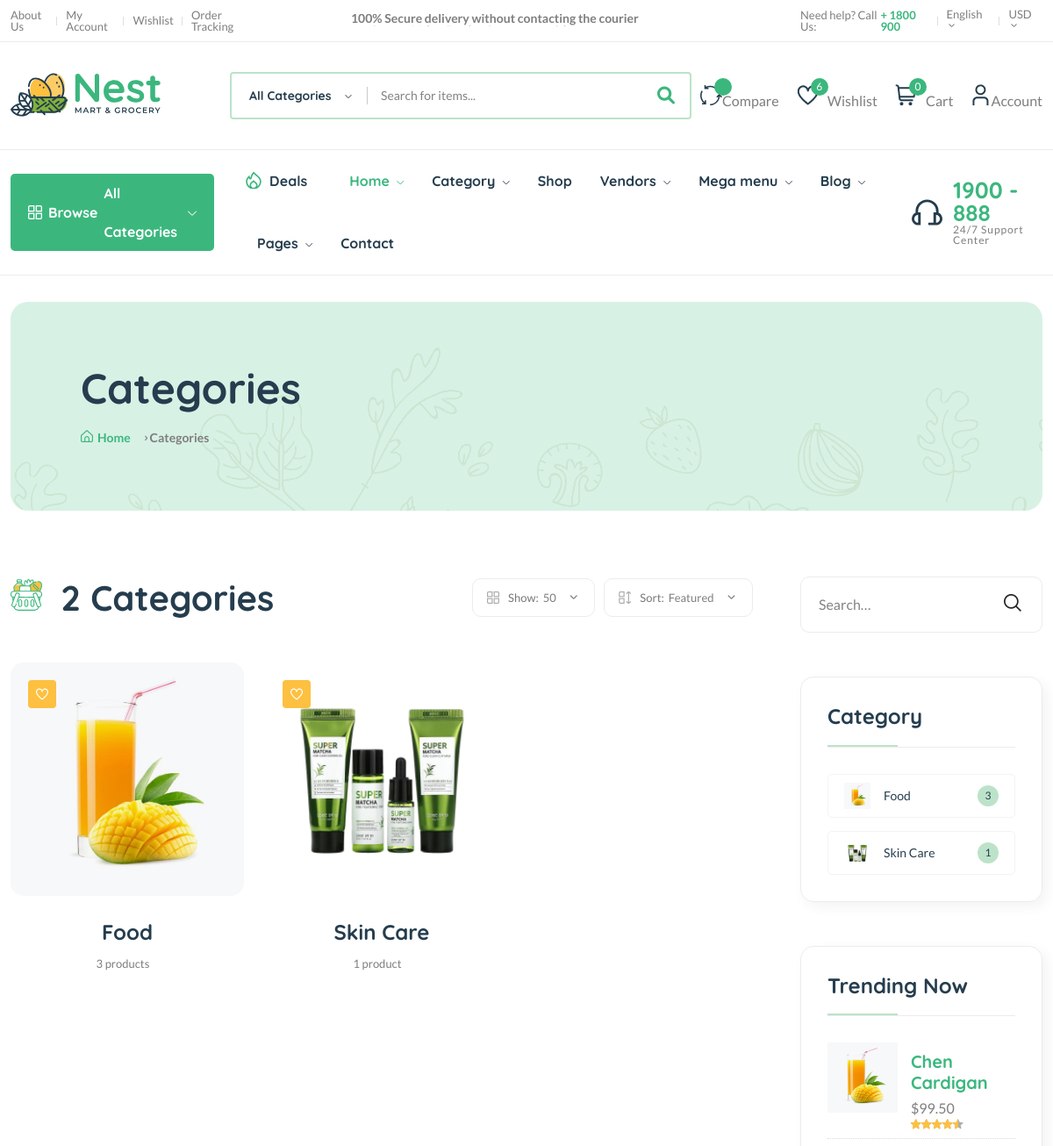
Before: /category/ (upper part) with the older database file.
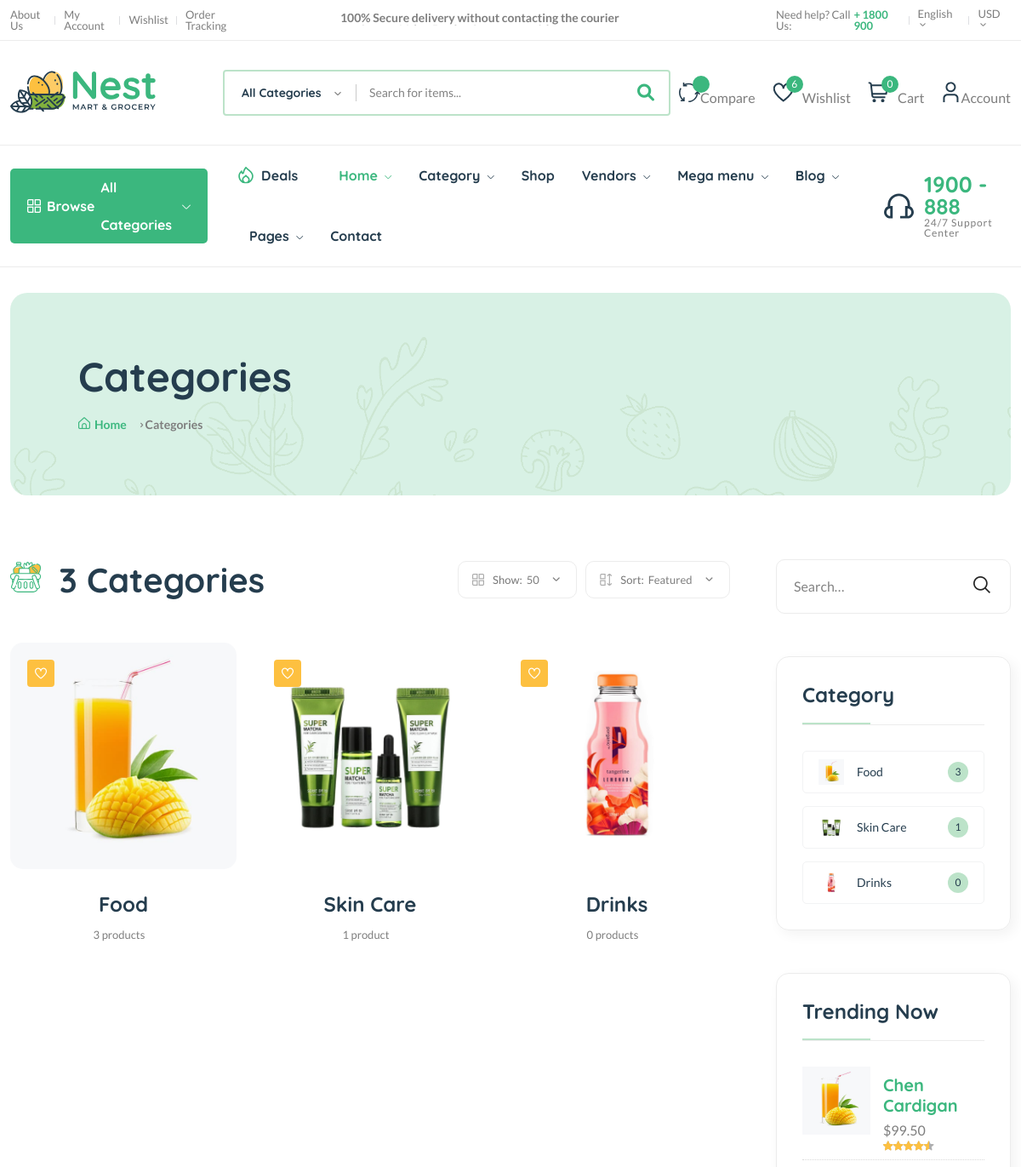
After: the same page with the newer database file.
### core/models.py (models this page shows, shortened)
class Category(models.Model):
    cid = ShortUUIDField(unique=True, length=10, max_length=20, prefix="cat", alphabet="abcdefgh12345")
    title = models.CharField(max_length=100, default="Food")
    image = models.ImageField(upload_to="category", default="category.jpg")
    class Meta:
        verbose_name_plural = "Categories"

### core/views.py (the view)
# urls.py: path("category/", category_list_view, name="category-list"),
def category_list_view(request):
    categories = Category.objects.all()
    context = {
        "categories": categories,
    }
    return render(request, 'core/category-list.html', context)

### templates/core/category-list.html (shortened to what this page needs)
{% extends 'core/partials/base.html' %}
{% load static %}
{% block content %}
    <main class="main">
        <div class="page-header mt-30 mb-75">
            <div class="container">
                <div class="archive-header">
                    <div class="row align-items-center">
                        <div class="col-xl-3">
                            <h1 class="mb-15">Categories</h1>
                            <div class="breadcrumb">
                                <a href="index.html" rel="nofollow"><i class="fi-rs-home mr-5"></i>Home</a>
                                <span>Categories</span>
                            </div>
                        </div>
                    </div>
                </div>
            </div>
        </div>
        <div class="page-content mb-50">
            <div class="container">
                <div class="row">
                    <div class="col-lg-9">
                        <div class="shop-product-fillter mb-50 pr-30">
                            <div class="totall-product">
                                <h2>
                                    <img class="w-36px mr-10" src="assets/imgs/theme/icons/category-1.svg" alt="" />
                                    {{categories.count}} Categories
                                </h2>
                            </div>
                            <div class="sort-by-product-area">
                                <div class="sort-by-cover mr-10">
                                    <div class="sort-by-product-wrap">
                                        <div class="sort-by">
                                            <span><i class="fi-rs-apps"></i>Show:</span>
                                        </div>
                                        <div class="sort-by-dropdown-wrap">
                                            <span> 50 <i class="fi-rs-angle-small-down"></i></span>
                                        </div>
                                    </div>
                                </div>
                                <div class="sort-by-cover">
                                    <div class="sort-by-product-wrap">
                                        <div class="sort-by">
                                            <span><i class="fi-rs-apps-sort"></i>Sort:</span>
                                        </div>
                                        <div class="sort-by-dropdown-wrap">
                                            <span>Featured <i class="fi-rs-angle-small-down"></i></span>
                                        </div>
                                    </div>
                                </div>
                            </div>
                        </div>
                        <div class="loop-grid pr-30">
                            <div class="row">
                                {% for c in categories %}
                                <article class="col-xl-4 col-lg-6 col-md-6 text-center hover-up mb-30 animated">
                                    <div class="post-thumb">
                                        <a href="{% url 'core:category-product-list' c.cid %}">
                                            <img class="border-radius-15" src="{{c.image.url}}" alt="" />
                                        </a>
                                        <div class="entry-meta">
                                            <a class="entry-meta meta-2" href="blog-category-grid.html"><i class="fi-rs-heart"></i></a>
                                        </div>
                                    </div>
                                    <div class="entry-content-2">
                                        <h4 class="post-title mb-15">
                                            <a href="{% url 'core:category-product-list' c.cid %}">{{c.title}}</a>
                                        </h4>
                                        <div class="entry-meta font-xs color-grey mt-10 pb-10">
                                            <div>
                                                <span class="hit-count mr-10">{{c.category.count}} product{{c.category.count|pluralize}}</span>
                                            </div>
                                        </div>
                                    </div>
                                </article>
                                {% endfor %}
                            </div>
                        </div>
                    </div>
                    <div class="col-lg-3 primary-sidebar sticky-sidebar">
                        <div class="widget-area">
                            <div class="sidebar-widget-2 widget_search mb-50">
                                <div class="search-form">
                                    <form action="#">
                                        <input type="text" placeholder="Search…" />
                                        <button type="submit"><i class="fi-rs-search"></i></button>
                                    </form>
                                </div>
                            </div>
                            <div class="sidebar-widget widget-category-2 mb-50">
                                <h5 class="section-title style-1 mb-30">Category</h5>
                                <ul>
                                    {% for c in categories %}
                                    <li>
                                        <a href="shop-grid-right.html"> <img src="{{c.image.url}}" alt="" />{{c.title}}</a><span class="count">{{c.category.count}}</span>
                                    </li>
                                    {% endfor %}
                                </ul>
                            </div>
                            <div class="sidebar-widget product-sidebar mb-50 p-30 bg-grey border-radius-10">
                                <h5 class="section-title style-1 mb-30">Trending Now</h5>
                                <div class="single-post clearfix">
                                    <div class="image">
                                        <img src="assets/imgs/shop/thumbnail-3.jpg" alt="#" />
                                    </div>
                                    <div class="content pt-10">
                                        <h5><a href="shop-product-detail.html">Chen Cardigan</a></h5>
                                        <p class="price mb-0 mt-5">$99.50</p>
                                        <div class="product-rate">
                                            <div class="product-rating" style="width: 90%"></div>
                                        </div>
                                    </div>
                                </div>
                            </div>
                        </div>
                    </div>
                </div>
            </div>
        </div>
    </main>
{% endblock content %}

### templates/core/partials/base.html (shortened to what this page needs)
{% load static %}
<!DOCTYPE html>
<html class="no-js" lang="en">
<head>
    <link rel="stylesheet" href="{% static 'assets/css/plugins/slider-range.css' %}" />
    <link rel="stylesheet" href="/static/assets/css/main.css?v=5.5" />
    <link href="https://cdnjs.cloudflare.com/ajax/libs/font-awesome/5.13.0/css/all.min.css" rel="stylesheet">
    <link rel="stylesheet" href="https://cdnjs.cloudflare.com/ajax/libs/font-awesome/6.0.0/css/all.min.css" />
</head>
<body>
    <header class="header-area header-style-1 header-height-2">
        <div class="header-top header-top-ptb-1 d-none d-lg-block">
            <div class="container">
                <div class="row align-items-center">
                    <div class="col-xl-3 col-lg-4">
                        <div class="header-info">
                            <ul>
                                <li><a href="page-about.htlm">About Us</a></li>
                                <li><a href="page-account.html">My Account</a></li>
                                <li><a href="shop-wishlist.html">Wishlist</a></li>
                                <li><a href="shop-order.html">Order Tracking</a></li>
                            </ul>
                        </div>
                    </div>
                    <div class="col-xl-6 col-lg-4">
                        <div class="text-center">
                            <div id="news-flash" class="d-inline-block">
                                <ul>
                                    <li>100% Secure delivery without contacting the courier</li>
                                </ul>
                            </div>
                        </div>
                    </div>
                    <div class="col-xl-3 col-lg-4">
                        <div class="header-info header-info-right">
                            <ul>
                                <li>Need help? Call Us: <strong class="text-brand"> + 1800 900</strong></li>
                                <li>
                                    <a class="language-dropdown-active" href="#">English <i class="fi-rs-angle-small-down"></i></a>
                                </li>
                                <li>
                                    <a class="language-dropdown-active" href="#">USD <i class="fi-rs-angle-small-down"></i></a>
                                </li>
                            </ul>
                        </div>
                    </div>
                </div>
            </div>
        </div>
        <div class="header-middle header-middle-ptb-1 d-none d-lg-block">
            <div class="container">
                <div class="header-wrap">
                    <div class="logo logo-width-1">
                        <a href="index.html"><img src="{% static 'assets/imgs/theme/logo.svg' %}" alt="logo" /></a>
                    </div>
                    <div class="header-right">
                        <div class="search-style-2">
                            <form action="{% url 'core:search' %}" method="GET">
                                <input type="text" placeholder="Search for items..." name="q"/>
                                <button class="fas fa-search"></button>
                            </form>
                        </div>
                        <div class="header-action-right">
                            <div class="header-action-2">
                                <div class="header-action-icon-2">
                                    <a href="shop-compare.html">
                                        <img class="svgInject" alt="Nest" src="{% static 'assets/imgs/theme/icons/icon-compare.svg' %}" />
                                        <span class="pro-count blue"></span>
                                    </a>
                                    <a href="shop-compare.html"><span class="lable ml-0">Compare</span></a>
                                </div>
                                <div class="header-action-icon-2">
                                    <a href="shop-wishlist.html">
                                        <img class="svgInject" alt="Nest" src="{% static 'assets/imgs/theme/icons/icon-heart.svg' %}" />
                                        <span class="pro-count blue">6</span>
                                    </a>
                                    <a href="shop-wishlist.html"><span class="lable">Wishlist</span></a>
                                </div>
                                <div class="header-action-icon-2">
                                    <a class="mini-cart-icon" href="{% url 'core:cart' %}">
                                        <img alt="Nest" src="{% static 'assets/imgs/theme/icons/icon-cart.svg' %}" />
                                        <span class="pro-count blue cart-items-count">{{ request.session.cart_data_obj|length }}</span>
                                    </a>
                                    <a href="{% url 'core:cart' %}"><span class="lable">Cart</span></a>
                                </div>
                                <div class="header-action-icon-2">
                                    <a href="page-account.html">
                                        <img class="svgInject" alt="Nest" src="{% static 'assets/imgs/theme/icons/icon-user.svg' %}" />
                                    </a>
                                    <a href="page-account.html"><span class="lable ml-0">Account</span></a>
                                </div>
                            </div>
                        </div>
                    </div>
                </div>
            </div>
        </div>
        <div class="header-bottom header-bottom-bg-color sticky-bar">
            <div class="container">
                <div class="header-wrap header-space-between position-relative">
                    <div class="header-nav d-none d-lg-flex">
                        <div class="main-categori-wrap d-none d-lg-block">
                            <a class="categories-button-active" href="#">
                                <span class="fi-rs-apps"></span> <span class="et">Browse</span> All Categories
                                <i class="fi-rs-angle-down"></i>
                            </a>
                        </div>
                        <div class="main-menu main-menu-padding-1 main-menu-lh-2 d-none d-lg-block font-heading">
                            <nav>
                                <ul>
                                    <li class="hot-deals"><img src="{% static 'assets/imgs/theme/icons/icon-hot.svg' %}" alt="hot deals" /><a href="shop-grid-right.html">Deals</a></li>
                                    <li>
                                        <a class="active" href="index.html">Home <i class="fi-rs-angle-down"></i></a>
                                    </li>
                                    <li>
                                        <a href="shop-grid-right.html">Category <i class="fi-rs-angle-down"></i></a>
                                    </li>
                                    <li>
                                        <a href="{% url 'core:product-list' %}">Shop</a>
                                    </li>
                                    <li>
                                        <a href="#">Vendors <i class="fi-rs-angle-down"></i></a>
                                    </li>
                                    <li class="position-static">
                                        <a href="#">Mega menu <i class="fi-rs-angle-down"></i></a>
                                    </li>
                                    <li>
                                        <a href="blog-category-grid.html">Blog <i class="fi-rs-angle-down"></i></a>
                                    </li>
                                    <li>
                                        <a href="#">Pages <i class="fi-rs-angle-down"></i></a>
                                    </li>
                                    <li>
                                        <a href="page-contact.html">Contact</a>
                                    </li>
                                </ul>
                            </nav>
                        </div>
                    </div>
                    <div class="hotline d-none d-lg-flex">
                        <img src="{% static 'assets/imgs/theme/icons/icon-headphone.svg' %}" alt="hotline" />
                        <p>1900 - 888<span>24/7 Support Center</span></p>
                    </div>
                </div>
            </div>
        </div>
    </header>
    {% block content %}
    {% endblock content %}
</body>
</html>

Changed rows visible on the page:
added Category: image (picture), title "Drinks", category.count "0"
Other visible differences:
{{ categories.count }}: "2" → "3"
